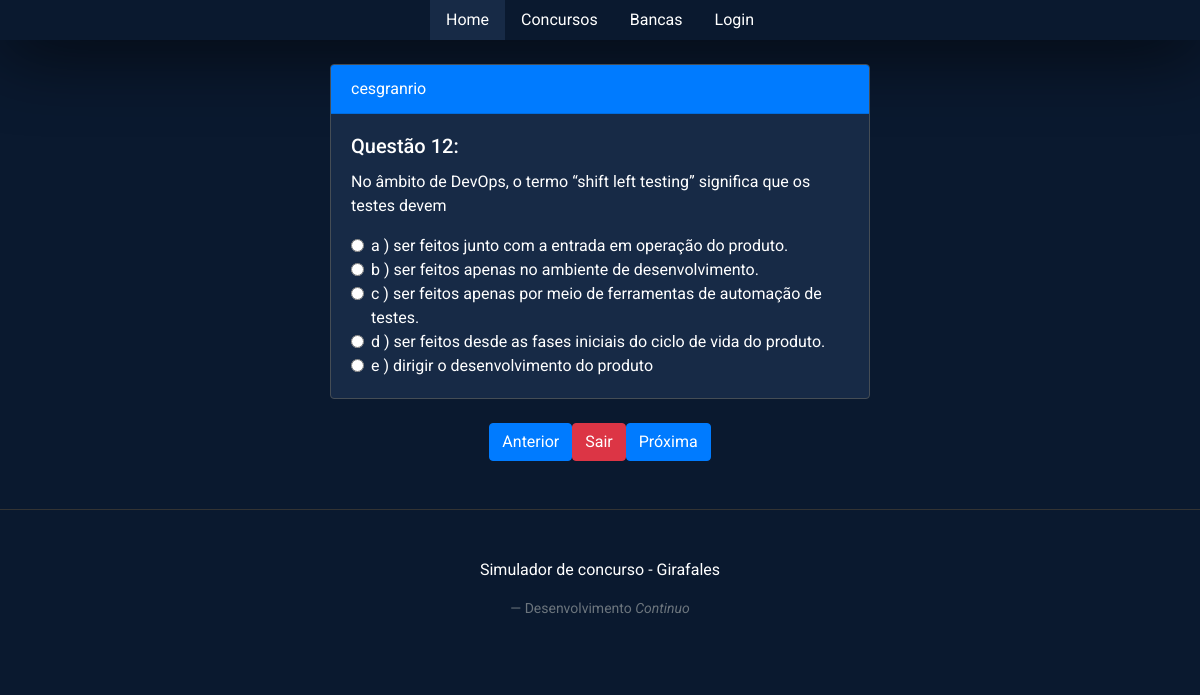
The page /exames/realizar_exame/8 (signed in) on the database its author committed.
### model.py (models this page shows)
class Exam(SQLModel, table=True):
	id: Optional[int] = Field(default=None, primary_key=True)
	name: str
	year: str
	description: str
	types:str #para indicar se é a prova do concurso ou uma prova montada
	contest_id: int = Field(foreign_key='contest.id')
	questions:List['Question_exam']=Relationship()

class Question(SQLModel, table=True):
	id: Optional[int] = Field(default=None, primary_key=True)
	text: str
	associate: Optional[int]
	types:str
	tag: Optional[str]
	alternatives:List['Alternative']=Relationship()

class Alternative(SQLModel, table=True):
    id: Optional[int] = Field(default=None, primary_key=True)
    alternative:str
    text:str
    question_id: int = Field(foreign_key='question.id')

### exam.py (the view)
@exam.route('/realizar_exame/<id>', methods = ['GET','POST'])
def releaze(id):
	if 'username' not in session:
		return redirect(url_for('admin.login'))
	exam = model.get_exam_by_id(id)
	user = session['userid']
	questao = model.get_question_realize(user, exam.id)
	return render_template('exam/releaze.html' , exam=exam , questao=questao)

### model.py (called while the page is built)
def get_question_realize(user_id , exam_id):
	with Session(engine) as session:
		query = select(Question).join(Question_exam)
		query = query.where( Question_exam.exam_id == exam_id )
		data = session.exec(query).first()
		question = session.get(Question, data.id)
		return question,question.alternatives

def get_exam_by_id(id):
	with Session(engine) as session:
		exam = session.get(Exam, id)
		return exam

### templates/exam/releaze.html
{% extends "base.html" %}
{% block styles %}
    {{ bootstrap.load_css() }}
    <link rel="stylesheet"
                  href="{{url_for('static', filename='index.css')}}">
{% endblock %}
{% block content %}
<div class="container">
  <div class="row">
    <div class="col-md-6 mt-4 offset-md-3">
      <div class="card">
        <div class="card-header bg-primary text-white">
                    {{exam.name}}
                </div>
        <div class="card-body">
          {%if questao:%}
            <h5 class="card-title">Questão {{questao[0].id}}:</h5>
            <p class="card-text">{{questao[0].text}}</p>
            {%for x in questao[1]:%}
            <div class="form-check">
              <input class="form-check-input" type="radio" name="alternativa" id="alternativa1" value="option1">
              <label class="form-check-label" for="alternativa1">
                 {{x.alternative}} ) {{x.text}}
              </label>
            </div>
            {%endfor%}
          {%endif%}
        </div>
      </div>
      <div class="justify-content-center mt-4" >
        <div class="justify-content-center row">
        <button type="button" class="btn btn-primary">Anterior</button>
        <button type="button" class="btn btn-danger">Sair</button>
        <a href="{{ url_for('exam.next', question_id=questao[0].id, exam_id=exam.id  ) }}" class="btn btn-primary">Próxima</a>
        </div>
      </div>
    </div>
  </div>
</div>
{% endblock %}

### templates/base.html (style rules this page uses)
body { font-family: 'Roboto', sans-serif; background-color: #0a192f; color: #ffffff }
input { background-color: #172a46 !important; border-color: #454d55 !important; color: #ffffff !important; }
.card { background-color: #172a46 !important; border-color: #454d55 !important; color: #ffffff !important; }

### rows shown on the page
Exam: name "cesgranrio"
Question: id "12", text "No âmbito de DevOps, o termo “shift left testing” significa que os testes devem"
Alternative: alternative "a", text "ser feitos junto com a entrada em operação do produto."
Alternative: alternative "b", text "ser feitos apenas no ambiente de desenvolvimento."
Alternative: alternative "c", text "ser feitos apenas por meio de ferramentas de automação de testes."
Alternative: alternative "d", text "ser feitos desde as fases iniciais do ciclo de vida do produto."
Alternative: alternative "e", text "dirigir o desenvolvimento do produto"
